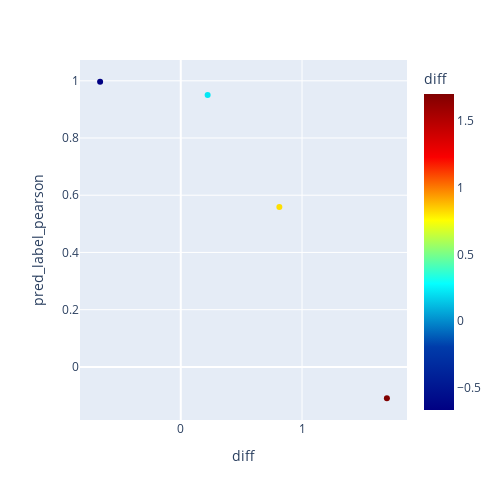

Notebook source saved alongside this figure:
### Code cell
# sfd 데이터프레임에 대해 scatter plot
# 관심있는 col 정보 입력 
color_col = 'diff'
vs_col = ['diff', 'pred_label_pearson']
# dot에 마우스를 가져다 될 때 뜨는 정보 확인
hover_col = ['label_mean', 'label_std', 'pred_mean', 'pred_std']
label_scatter_plot(sfd, color_col, vs_col, hover_col, size=(500, 500))

### Figure 1 — Plotly figure (JSON) as saved in the notebook; plotly's stock layout.template omitted (floating-point values rounded to 4 significant figures)
{"data": [{"customdata": [[2.08, 2.08, 2.07, 2.07], [2.754, 2.754, 2.571, 2.571], [2.721, 2.721, 2.252, 2.252], [3.05, 3.05, 1.648, 1.648]], "hovertemplate": "diff=%{marker.color}<br>pred_label_pearson=%{y}<br>label_mean=%{customdata[0]}<br>label_std=%{customdata[1]}<br>pred_mean=%{customdata[2]}<br>pred_std=%{customdata[3]}<extra></extra>", "legendgroup": "", "marker": {"color": [-0.6653, 0.2216, 0.8129, 1.7], "coloraxis": "coloraxis", "symbol": "circle"}, "mode": "markers", "name": "", "orientation": "v", "showlegend": false, "type": "scatter", "x": [-0.6653, 0.2216, 0.8129, 1.7], "xaxis": "x", "y": [0.9967, 0.95, 0.5588, -0.1096], "yaxis": "y"}], "layout": {"coloraxis": {"colorbar": {"title": {"text": "diff"}}, "colorscale": [[0, "rgb(0,0,131)"], [0.2, "rgb(0,60,170)"], [0.4, "rgb(5,255,255)"], [0.6, "rgb(255,255,0)"], [0.8, "rgb(250,0,0)"], [1, "rgb(128,0,0)"]]}, "height": 500, "legend": {"tracegroupgap": 0}, "margin": {"t": 60}, "width": 500, "xaxis": {"anchor": "y", "domain": [0, 1], "title": {"text": "diff"}}, "yaxis": {"anchor": "x", "domain": [0, 1], "title": {"text": "pred_label_pearson"}}}}
